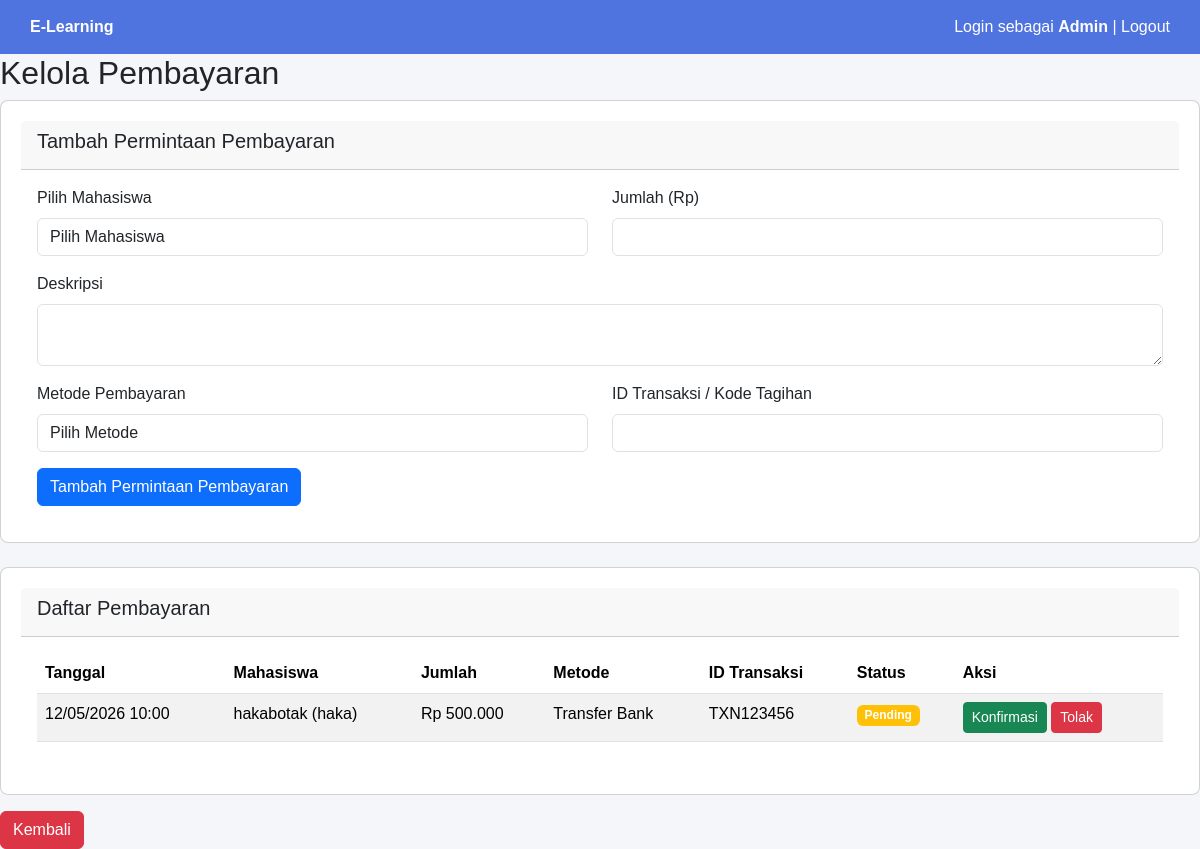
Screenshot of /admin/kelola_pembayaran.php (signed in) with the database file from the repository.
### tables this page shows
CREATE TABLE `website_settings` (
  `id` int(11) NOT NULL,
  `nama_website` varchar(255) NOT NULL DEFAULT 'E-Learning Platform',
  `deskripsi` varchar(500) DEFAULT NULL,
  `alamat` varchar(255) DEFAULT NULL,
  `telepon` varchar(20) DEFAULT NULL,
  `email` varchar(100) DEFAULT NULL,
  `facebook` varchar(255) DEFAULT NULL,
  `twitter` varchar(255) DEFAULT NULL,
  `instagram` varchar(255) DEFAULT NULL,
  `jam_buka` varchar(50) DEFAULT NULL,
  `jam_tutup` varchar(50) DEFAULT NULL,
  `updated_at` timestamp NOT NULL DEFAULT current_timestamp() ON UPDATE current_timestamp()
);

CREATE TABLE `payments` (
  `id` int(11) NOT NULL,
  `student_id` int(11) DEFAULT NULL,
  `amount` decimal(10,2) DEFAULT NULL,
  `description` varchar(255) DEFAULT NULL,
  `status` enum('pending','confirmed','rejected') DEFAULT 'pending',
  `payment_method` varchar(50) DEFAULT NULL,
  `transaction_id` varchar(100) DEFAULT NULL,
  `payment_date` timestamp NOT NULL DEFAULT current_timestamp(),
  `confirmed_by` int(11) DEFAULT NULL,
  `confirmed_date` timestamp NULL DEFAULT NULL,
  `notes` text DEFAULT NULL,
  PRIMARY KEY (`id`)
);

CREATE TABLE `users` (
  `id` int(11) NOT NULL,
  `nama` varchar(100) DEFAULT NULL,
  `username` varchar(50) DEFAULT NULL,
  `password` varchar(255) DEFAULT NULL,
  `role` enum('admin','dosen','mahasiswa') DEFAULT NULL,
  `prodi_id` int(11) DEFAULT NULL,
  `matkul_id` int(11) DEFAULT NULL,
  `umur` int(11) DEFAULT NULL,
  `no_hp` varchar(20) DEFAULT NULL,
  `agama` varchar(50) DEFAULT NULL,
  `alamat` text DEFAULT NULL,
  `nisn` varchar(20) DEFAULT NULL,
  `nidn` varchar(20) DEFAULT NULL
);

### fungsi.php (called while the page is built, shortened)
<?php
if (!function_exists('getWebsiteSettings')) {
function getWebsiteSettings($conn) {
    $q = mysqli_query($conn, "SELECT * FROM website_settings LIMIT 1");
    $settings = mysqli_fetch_assoc($q);
    return $settings;
}
}
?>

### admin/kelola_pembayaran.php (the view, shortened to what this page needs)
<?php
include '../header.php';
$query = "SELECT p.*, u.nama as student_name, u.username as student_username,
                 c.nama as confirmed_by_name
          FROM payments p
          JOIN users u ON p.student_id = u.id
          LEFT JOIN users c ON p.confirmed_by = c.id
          ORDER BY p.payment_date DESC";
$result = mysqli_query($conn, $query);
?>
    <h2>Kelola Pembayaran</h2>
    <div class="card mb-4">
        <div class="card-header">
            <h5>Tambah Permintaan Pembayaran</h5>
        </div>
        <div class="card-body">
            <form method="POST">
                <div class="row">
                    <div class="col-md-6 mb-3">
                        <label for="student_id" class="form-label">Pilih Mahasiswa</label>
                        <select class="form-control" id="student_id" name="student_id" required>
                            <option value="">Pilih Mahasiswa</option>
                        </select>
                    </div>
                    <div class="col-md-6 mb-3">
                        <label for="amount" class="form-label">Jumlah (Rp)</label>
                        <input type="number" class="form-control" id="amount" name="amount" required step="0.01">
                    </div>
                </div>
                <div class="mb-3">
                    <label for="description" class="form-label">Deskripsi</label>
                    <textarea class="form-control" id="description" name="description" rows="2" required></textarea>
                </div>
                <div class="row">
                    <div class="col-md-6 mb-3">
                        <label for="payment_method" class="form-label">Metode Pembayaran</label>
                        <select class="form-control" id="payment_method" name="payment_method" required>
                            <option value="">Pilih Metode</option>
                        </select>
                    </div>
                    <div class="col-md-6 mb-3">
                        <label for="transaction_id" class="form-label">ID Transaksi / Kode Tagihan</label>
                        <input type="text" class="form-control" id="transaction_id" name="transaction_id" required>
                    </div>
                </div>
                <button type="submit" class="btn btn-primary">Tambah Permintaan Pembayaran</button>
            </form>
        </div>
    </div>
    <div class="card">
        <div class="card-header">
            <h5>Daftar Pembayaran</h5>
        </div>
        <div class="card-body">
            <div class="table-responsive">
                <table class="table table-striped">
                    <thead>
                        <tr>
                            <th>Tanggal</th>
                            <th>Mahasiswa</th>
                            <th>Jumlah</th>
                            <th>Metode</th>
                            <th>ID Transaksi</th>
                            <th>Status</th>
                            <th>Aksi</th>
                        </tr>
                    </thead>
                    <tbody>
                        <?php while ($row = mysqli_fetch_assoc($result)): ?>
                            <tr>
                                <td><?php echo date('d/m/Y H:i', strtotime($row['payment_date'])); ?></td>
                                <td><?php echo htmlspecialchars($row['student_name']); ?> (<?php echo htmlspecialchars($row['student_username']); ?>)</td>
                                <td>Rp <?php echo number_format($row['amount'], 0, ',', '.'); ?></td>
                                <td><?php echo htmlspecialchars($row['payment_method']); ?></td>
                                <td><?php echo htmlspecialchars($row['transaction_id']); ?></td>
                                <td>
                                    <span class="badge bg-<?php
                                        echo $row['status'] == 'confirmed' ? 'success' :
                                             ($row['status'] == 'pending' ? 'warning' : 'danger');
                                    ?>">
                                        <?php echo ucfirst($row['status']); ?>
                                    </span>
                                </td>
                                <td>
                                    <?php if ($row['status'] == 'pending'): ?>
                                        <button class="btn btn-sm btn-success" data-bs-toggle="modal" data-bs-target="#confirmModal" data-payment-id="<?php echo $row['id']; ?>" data-action="confirm">Konfirmasi</button>
                                        <button class="btn btn-sm btn-danger" data-bs-toggle="modal" data-bs-target="#confirmModal" data-payment-id="<?php echo $row['id']; ?>" data-action="reject">Tolak</button>
                                    <?php endif; ?>
                                </td>
                            </tr>
                        <?php endwhile; ?>
                    </tbody>
                </table>
            </div>
        </div>
    </div>
    <div class="mt-3">
        <a href="index.php" class="btn btn-danger">Kembali</a>
    </div>
<?php include '../footer.php'; ?>

### header.php (shortened to what this page needs)
<?php
include_once dirname(__FILE__) . '/koneksi.php';
include_once dirname(__FILE__) . '/fungsi.php';
$website_settings = getWebsiteSettings($conn);
?>
<!DOCTYPE html>
<html>
<head>
    <link href="https://cdn.jsdelivr.net/npm/bootstrap@5.3.2/dist/css/bootstrap.min.css" rel="stylesheet">
</head>
<body>
<div class="navbar">
    <div><b><?= $website_settings['nama_website'] ?></b></div>
    <div>
        Login sebagai <b><?= $_SESSION['nama']; ?></b> |
        <a href="../logout.php">Logout</a>
    </div>
</div>

### header.php (style rules this page uses)
body { margin:0;font-family:Arial;background:#f4f6f9 }
.navbar { background:#4f73df; color:white; padding:15px 30px; display:flex; justify-content:space-between; }
.card { background:white;padding:20px;border-radius:8px }
a { color:white;text-decoration:none }

### rows the page displays
website_settings: nama_website "E-Learning"
payments: payment_date "12/05/2026 10:00", users.nama "hakabotak", users.username "haka", amount "500.000", payment_method "Transfer Bank", transaction "TXN123456", status "Pending"

### other values shown
$_SESSION['nama'] "Admin"
